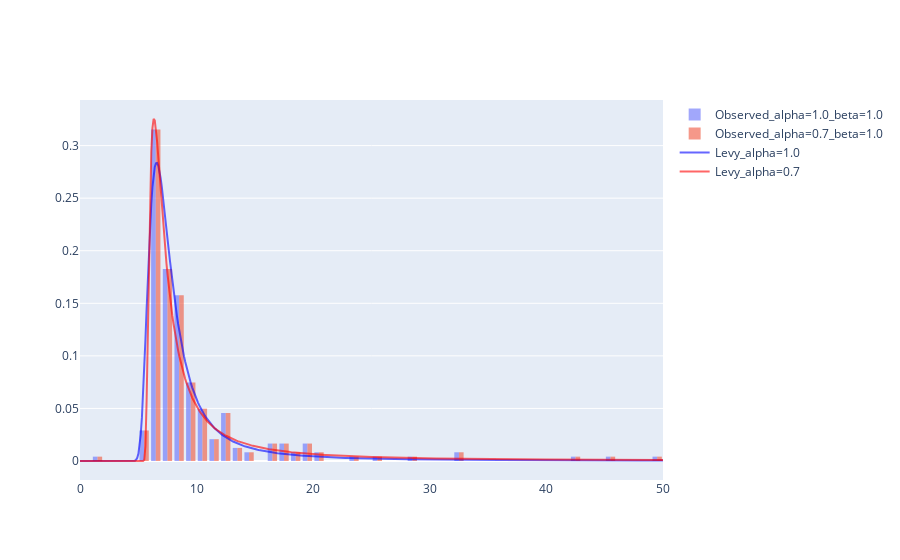

Source (notebook cell):
### Code cell
# PLot histogram
fig_met_gen_4 = go.Figure()

# Histogram step-length Levy_2d_df_1
## start - Add your code here
fig_met_gen_4.add_trace(go.Histogram(x=SL_LF_gen_1.SL, 
                                    histnorm="probability density", 
                                    xbins=dict(start=0, end=50, size=1), 
                                    name="Observed_alpha=1.0_beta=1.0",
                                    opacity=0.6))
## end - Add your code here


# Histogram step-length Levy_2d_df_7
## start - Add your code here
fig_met_gen_4.add_trace(go.Histogram(x=SL_LF_gen_7.SL, 
                                    histnorm="probability density", 
                                    xbins=dict(start=0, end=50, size=1), 
                                    name="Observed_alpha=0.7_beta=1.0",
                                    opacity=0.6))    
## end - Add your code here


# Add origin distributions
## start - Add your code here
resolution = 500
aux_domain_levy = np.linspace(0, 50, resolution)
levy_pdf_1 = np.array([levy_stable.pdf(i, alpha=1.0, beta=1.0, loc=7) for i in aux_domain_levy])
levy_pdf_7 = np.array([levy_stable.pdf(i, alpha=0.7, beta=1.0, loc=5) for i in aux_domain_levy])

fig_met_gen_4.add_trace(go.Scatter(x = aux_domain_levy,
                                       y = levy_pdf_1,
                                       marker = dict(size=2),
                                       line = dict(width=2, color="blue"),
                                       mode = "lines",
                                       name = "Levy_alpha=1.0",
                                       showlegend = True, 
                                       opacity = 0.6))

fig_met_gen_4.add_trace(go.Scatter(x = aux_domain_levy,
                                       y = levy_pdf_7,
                                       marker = dict(size=2),
                                       line = dict(width=2, color="red"),
                                       mode = "lines",
                                       name = "Levy_alpha=0.7",
                                       showlegend = True,
                                       opacity = 0.6))    
## end - Add your code here


fig_met_gen_4.show()

### Figure 1 — Plotly figure (JSON) as saved in the notebook; plotly's stock layout.template omitted (floating-point values rounded to 4 significant figures; data arrays with more than 128 entries replaced by an {"elided": "..."} marker saying what was removed)
{"data": [{"histnorm": "probability density", "name": "Observed_alpha=1.0_beta=1.0", "opacity": 0.6, "type": "histogram", "x": {"elided": "262 int values"}, "xbins": {"end": 50, "size": 1, "start": 0}}, {"histnorm": "probability density", "name": "Observed_alpha=0.7_beta=1.0", "opacity": 0.6, "type": "histogram", "x": {"elided": "262 int values"}, "xbins": {"end": 50, "size": 1, "start": 0}}, {"line": {"color": "blue", "width": 2}, "marker": {"size": 2}, "mode": "lines", "name": "Levy_alpha=1.0", "opacity": 0.6, "showlegend": true, "type": "scatter", "x": {"elided": "500 float values"}, "y": {"elided": "500 float values"}}, {"line": {"color": "red", "width": 2}, "marker": {"size": 2}, "mode": "lines", "name": "Levy_alpha=0.7", "opacity": 0.6, "showlegend": true, "type": "scatter", "x": {"elided": "500 float values"}, "y": {"elided": "500 float values"}}], "layout": {}}
